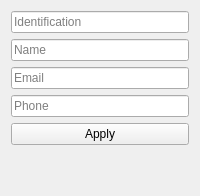
                <widget class="QWidget" name="create_guide">
                 <attribute name="title">
                  <string>Guide</string>
                 </attribute>
                 <layout class="QVBoxLayout" name="verticalLayout_16">
                  <item>
                   <widget class="QLineEdit" name="line_guide_id">
                    <property name="text">
                     <string/>
                    </property>
                    <property name="placeholderText">
                     <string>Identification</string>
                    </property>
                   </widget>
                  </item>
                  <item>
                   <widget class="QLineEdit" name="line_guide_name">
                    <property name="text">
                     <string/>
                    </property>
                    <property name="placeholderText">
                     <string>Name</string>
                    </property>
                   </widget>
                  </item>
                  <item>
                   <widget class="QLineEdit" name="line_guide_email">
                    <property name="text">
                     <string/>
                    </property>
                    <property name="placeholderText">
                     <string>Email</string>
                    </property>
                   </widget>
                  </item>
                  <item>
                   <widget class="QLineEdit" name="line_guide_phone">
                    <property name="text">
                     <string/>
                    </property>
                    <property name="placeholderText">
                     <string>Phone</string>
                    </property>
                   </widget>
                  </item>
                  <item>
                   <widget class="QPushButton" name="btn_apply_guide">
                    <property name="text">
                     <string>Apply</string>
                    </property>
                   </widget>
                  </item>
                  <item>
                   <spacer name="verticalSpacer_6">
                    <property name="orientation">
                     <enum>Qt::Vertical</enum>
                    </property>
                    <property name="sizeHint" stdset="0">
                     <size>
                      <width>20</width>
                      <height>40</height>
                     </size>
                    </property>
                   </spacer>
                  </item>
                 </layout>
                </widget>
